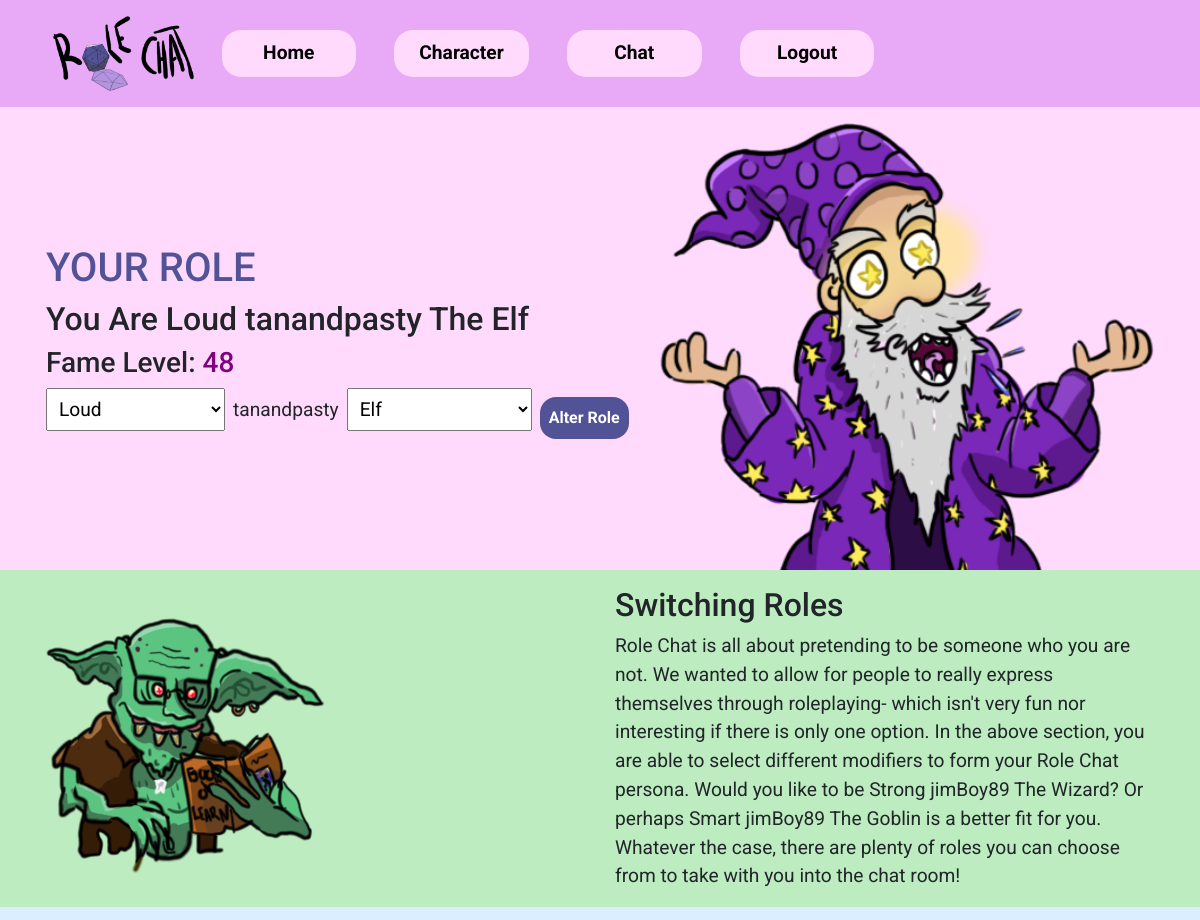
/character (signed in, upper part), run on an earlier commit of the app's database.
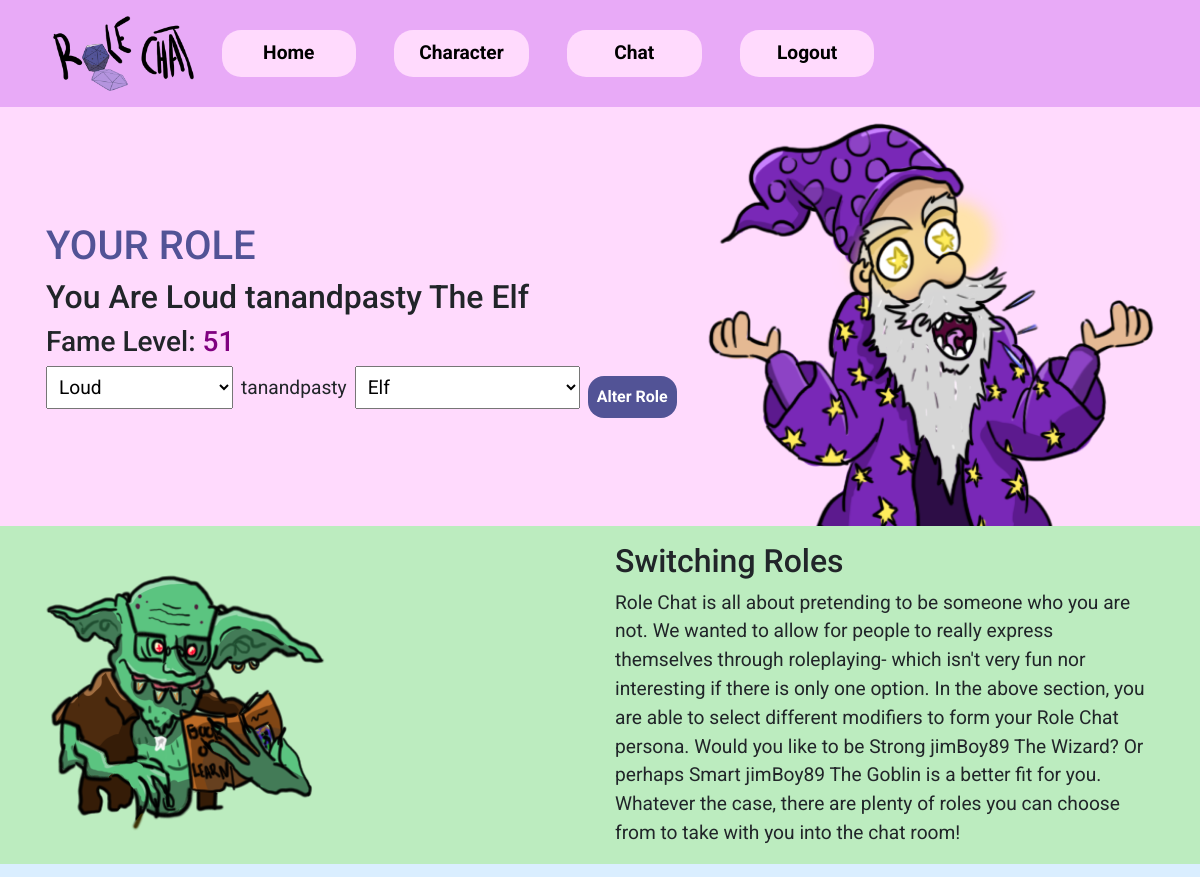
And on a later commit of the database.
### website/models.py (models this page shows)
class User(db.Model, UserMixin):
    id = db.Column(db.Integer, primary_key=True)
    username = db.Column(db.String(15), unique=True)
    password = db.Column(db.String(30))
    currency = db.Column(db.Integer, default=0)
    adjective = db.Column(db.String(30), default='Silly')
    role = db.Column(db.String(30), default='User')

### website/views.py (the view)
@views.route('/character', methods=['GET', 'POST'])
@login_required
def character():
    db.session.commit()
    if request.method == 'POST':
        adjective = request.form.get('adjective')
        role = request.form.get('role')
        user_to_update = User.query.filter_by(username=current_user.username).first()
        user_to_update.adjective = adjective
        user_to_update.role = role
        db.session.commit()
        return render_template("character.html", user=current_user, adj1=adjectives1, adj2=adjectives2, adj3=adjectives3, role1=roles1, role2=roles2, role3=roles3)
    else:
        return render_template("character.html", user=current_user, adj1=adjectives1, adj2=adjectives2, adj3=adjectives3, role1=roles1, role2=roles2, role3=roles3)

### website/__init__.py (called while the page is built)
def create_app():
    app = Flask(__name__)
    app.config['SECRET_KEY'] = 'A project created by students from ECU University :)'
    app.config['SQLALCHEMY_DATABASE_URI'] = f'sqlite:///{DB_NAME}'
    db.init_app(app)
    from .views import views
    from .auth import auth
    app.register_blueprint(views, url_prefix='/')
    app.register_blueprint(auth, url_prefix='/')
    from .models import User
    create_database(app)
    login_manager = LoginManager()
    login_manager.login_view = 'auth.login'
    login_manager.init_app(app)
    socketio.init_app(app)
    @login_manager.user_loader
    def load_user(id):
        return User.query.get(int(id))
    return app

### website/templates/character.html (shortened to what this page needs)
{% extends "base.html" %}
{% block content %}
<section class="bg-color2">
  <div class="container">
      <div class="row align-items-center justify-content-center pt-3">
          <div class="col-lg p-3 w-100">
            <h1 class="text-uppercase text-purple">Your Role</h1>
            <h2 class="fs-5">You Are {{ user.adjective }} {{ user.username }} The {{ user.role }}</h2>
            <h3>Fame Level: <span style="color: purple;">{{ user.currency }}</span></h3>
            <div>
                <form class="d-flex align-items-start justify-content-start" action="/character" method="post">
                  <select name="adjective" class="p-2">
                    {% for adjective in adj1 %}
                      <option value="{{adjective}}"
                      {% if adjective == user.adjective %}
                        selected
                      {% endif %}
                      > {{adjective}}</option>
                    {% endfor %}
                  </select>
                  <p class="p-2">{{user.username}}</p>
                  <select name="role" class="p-2">
                    {% for role in role1 %}
                      <option value="{{role}}"
                      {% if role == user.role %}
                          selected
                      {% endif %}
                      > {{role}}</option>
                    {% endfor %}
                  </select>
                  <input type="submit" class="ml-2 p-2 btn submit-button" value="Alter Role">
                </form>
            </div>
          </div>
          <div class="col-lg">
              <img class="w-100 d-none d-lg-block" src="{{ url_for('static', filename='WebApps-Wizard.png') }}" alt="wizard">
          </div>
      </div>
  </div>
</section>
<section class="bg-color4">
  <div class="container">
      <div class="row align-items-center pt-3">
        <div class="col-lg">
          <img class="img-fluid" src="{{ url_for('static', filename='WebApps-Goblin.png') }}" alt="wizard">
        </div>
        <div class="col-lg">
          <h2>Switching Roles</h2>
          <div>
              <p>Role Chat is all about pretending to be someone who you are not.
                We wanted to allow for people to really express themselves through roleplaying-
                which isn't very fun nor interesting if there is only one option. In the above section,
                you are able to select different modifiers to form your Role Chat persona. Would you like
                to be Strong jimBoy89 The Wizard? Or perhaps Smart jimBoy89 The Goblin is a better fit for you.
                Whatever the case, there are plenty of roles you can choose from to take with you into the
                chat room!
              </p>
          </div>
        </div>
      </div>
  </div>
</section>
<section class="bg-color3">
  <div class="container">
      <div class="row align-items-center pt-3">
      </div>
  </div>
</section>
{% endblock %}

### website/templates/base.html (shortened to what this page needs)
<!doctype html>
<html lang="en">
  <head>
    <link rel="stylesheet" href="https://cdn.jsdelivr.net/npm/bootstrap@4.3.1/dist/css/bootstrap.min.css">
    <link rel="stylesheet" href="https://cdn.jsdelivr.net/npm/bootstrap-icons@1.3.0/font/bootstrap-icons.css">
    <link
        rel="stylesheet"
        type="text/css"
        href="{{ url_for('static', filename='main.css') }}"
    ></link>
  </head>
  <body>
    <nav class="navbar navbar-expand-lg navbar-light navbar-custom d-flex-lg" id="mainNavBar">
      <div class="container">
          <div class="collapse navbar-collapse" id="navbar">
            <div class="navbar-nav">
              <a href="/" class="nav-item nav-link d-none d-lg-block" id="logo"><img class="navbar-logo" src="{{ url_for('static', filename='WebApps-RoleChatLogo.png') }}" alt="Role Chat Logo"></a>
              <a href="/" class="nav-item navbar-button-custom nav-link" id="home">Home</a>
              {% if user.is_authenticated %}
                <a href="/character" class="nav-item navbar-button-custom nav-link" id="character">Character</a>
                <a href="/chat" class="nav-item navbar-button-custom nav-link" id="chat">Chat</a>
                <a href="/logout" class="nav-item navbar-button-custom nav-link" id="logout">Logout</a>
              {% else %}
                <a href="/login" class="nav-item navbar-button-custom nav-link" id="login">Login</a>
              {% endif %}
            </div>
          </div>
        </div>
    </nav>
    {% block content %}
    {% endblock %}
  </body>
</html>

### website/static/main.css (style rules this page uses)
body { background-color: rgb(255, 218, 253) !important; font-family: 'Roboto', sans-serif; font-size: 1.2em; }
.bg-color2 { background-color: rgb(255, 218, 253) !important; }
.bg-color3 { background-color: rgb(218, 238, 255) !important; }
.bg-color4 { background-color: rgb(188, 236, 191) !important; }
.navbar-custom { background-color: rgb(232, 170, 247) !important; display: flex; }
.navbar-logo { height: 75px; }
.navbar-button-custom { font-weight: bolder; align-self: center !important; text-align: center; color: black !important; background-color: rgb(255, 218, 253); border-radius: 1em; margin: .5em 1em; padding: .5em 1em; width: 7em; }
.text-purple { color: #525396 !important; }
.submit-button { font-weight: bolder; align-self: center !important; text-align: center; color: white !important; background-color: #525396 !important; border-radius: 1em; }

What changed in the data, as far as the page shows it:
changed User "Loud": currency "48" → "51"
